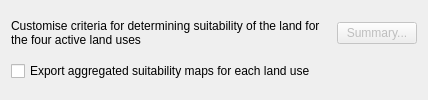
                     <widget class="QWidget" name="suit_general_box" native="true">
                      <layout class="QGridLayout" name="gridLayout_8">
                       <item row="0" column="1">
                        <widget class="QPushButton" name="suit_general_summary">
                         <property name="enabled">
                          <bool>false</bool>
                         </property>
                         <property name="text">
                          <string>Summary...</string>
                         </property>
                        </widget>
                       </item>
                       <item row="0" column="0">
                        <widget class="QLabel" name="suit_general_lbl">
                         <property name="minimumSize">
                          <size>
                           <width>320</width>
                           <height>0</height>
                          </size>
                         </property>
                         <property name="maximumSize">
                          <size>
                           <width>16777215</width>
                           <height>16777215</height>
                          </size>
                         </property>
                         <property name="text">
                          <string>Customise criteria for determining suitability of the land for the four active land uses</string>
                         </property>
                         <property name="wordWrap">
                          <bool>true</bool>
                         </property>
                        </widget>
                       </item>
                       <item row="1" column="0">
                        <widget class="QCheckBox" name="suit_export_maps">
                         <property name="text">
                          <string>Export aggregated suitability maps for each land use</string>
                         </property>
                        </widget>
                       </item>
                      </layout>
                     </widget>
